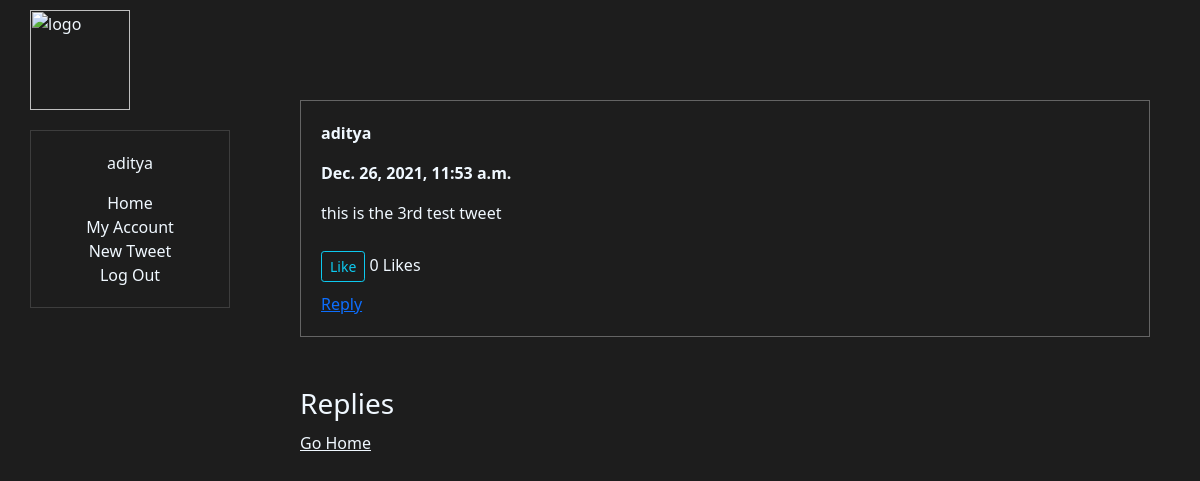
/post/3/ (signed in), run on an earlier commit of the app's database.
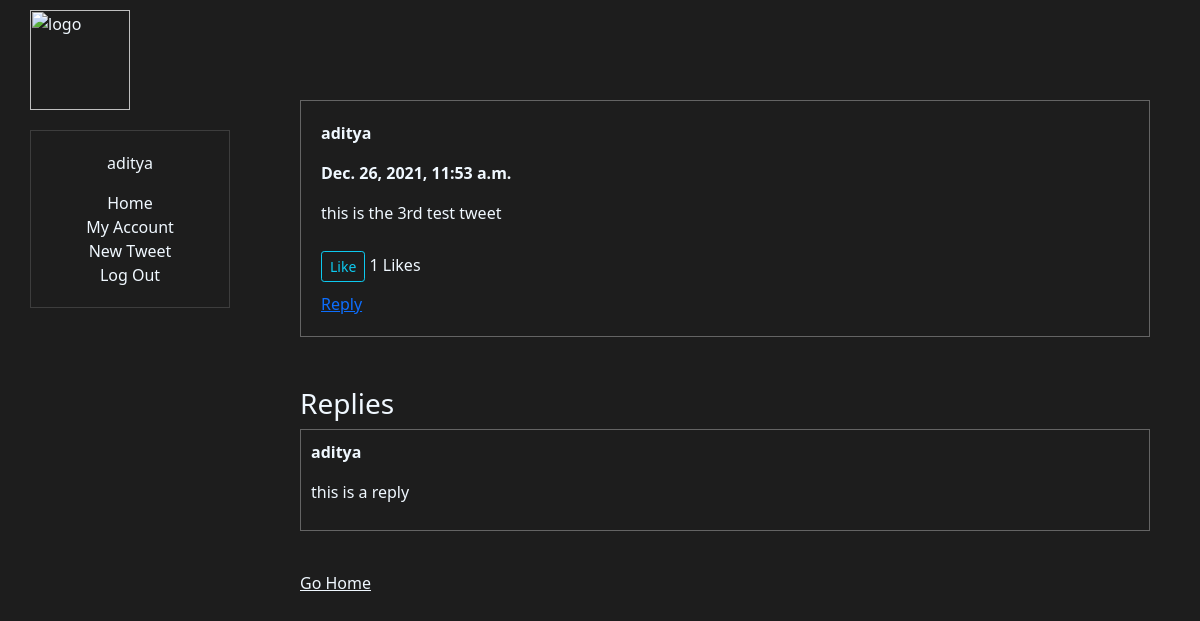
And on a later commit of the database.
### timeline/models.py (models this page shows)
class Reply(models.Model):
    author = models.ForeignKey(User, on_delete=models.CASCADE, null=True)
    date_time = models.DateTimeField(default=datetime.now, blank=True)
    content = models.TextField(max_length=200)
    post = models.ForeignKey(Post, on_delete=models.CASCADE, null=True)

### timeline/views.py (the view)
# urls.py: path('post/<int:post_id>/', views.post, name="post"),
@login_required
def post(request, post_id):
    post = Post.objects.get(id=post_id)
    replies = Reply.objects.filter(post=post)
    likes = post.count_likes()
    liked = False
    if post.likes.filter(id=request.user.id).exists():
        liked = True
    return render(request, "timeline/post.html", {
        "post": post,
        "replies": replies[::-1],
        "current_user": request.user,
        "total_likes": likes,
        "liked": liked,
    })

### timeline/models.py (called while the page is built)
    def count_likes(self):
        return self.likes.count()

### timeline/templates/timeline/post.html (shortened to what this page needs)
<head>
</head>
{% extends "timeline/layout.html" %}
{% block body %}
<div class=content>
    <p style="font-weight: 700;"><a href="{% url 'accounts' username=post.author.username %}">{{post.author.username}}</a></p>
    <p style="font-weight: 700;">{{ post.date_time }}</p>
    <p>{{ post.content }}</p>
    <form action="{% url 'like_post' post.pk %}" method="POST">
        {% if not liked %}
            <button type="submit" name="post_id" value="{{post.id}}" class="btn btn-outline-info btn-sm">Like</button> {{ total_likes }} Likes
        {% else %}
            <button type="submit" name="post_id" value="{{post.id}}" class="btn btn-outline-secondary btn-sm">Unlike</button> {{ total_likes }} Likes
        {% endif %}
    </form>
    <a href="{% url 'new_reply' post_id=post.id %}" class="btn-link">Reply</a>
</div>
<div class="replies">
<h3>Replies</h3>
{% for reply in replies %}
    <div class="reply">
        <p style="font-weight: 700;"><a href="{% url 'accounts' username=reply.author.username %}">{{reply.author.username}}</a></p>
        <p>{{ reply.content }}</p>
    </div>
{% endfor %}
</div>
<a class="link" href="{% url 'index' %}">Go Home</a>
{% endblock %}

What changed in the data, as far as the page shows it:
added Reply: author.username "aditya", content "this is a reply"
Also different on the page:
{{ total_likes }}: "0" → "1"
